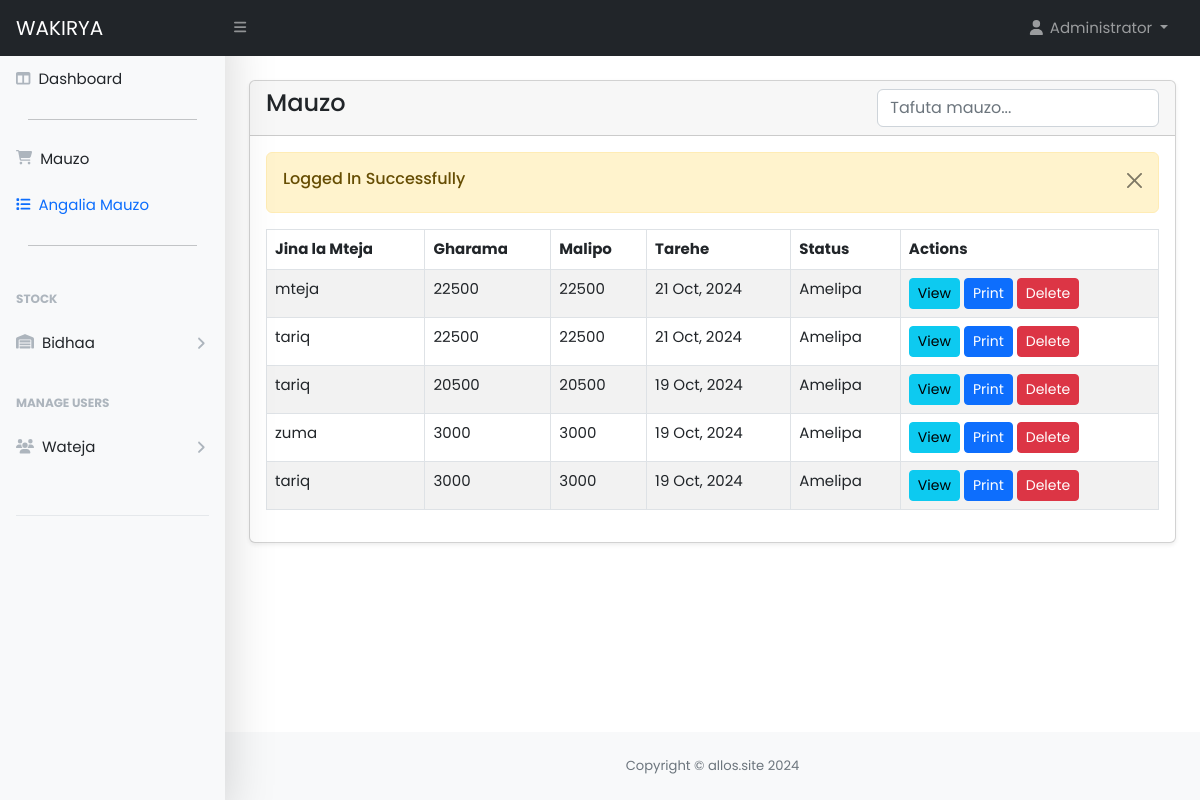
The page /user/orders.php (signed in) on the database its author committed.
### tables this page shows
CREATE TABLE `orders` (
  `id` int(11) NOT NULL,
  `customer_id` int(11) NOT NULL,
  `tracking_no` varchar(100) NOT NULL,
  `invoice_no` varchar(100) NOT NULL,
  `destination` varchar(100) NOT NULL,
  `total_amount` varchar(100) NOT NULL,
  `paid_amount` varchar(100) DEFAULT NULL,
  `due_amount` varchar(100) DEFAULT NULL,
  `surplus_amount` varchar(100) NOT NULL,
  `loan_payment` varchar(100) NOT NULL,
  `order_date` date NOT NULL,
  `order_status` varchar(100) DEFAULT NULL,
  `comment` varchar(255) DEFAULT NULL,
  `payment_mode` varchar(100) DEFAULT NULL COMMENT 'cash, online',
  `order_placed_by_id` int(11) NOT NULL,
  `created_at` date NOT NULL DEFAULT current_timestamp()
);

CREATE TABLE `customers` (
  `id` int(11) NOT NULL,
  `name` varchar(255) NOT NULL,
  `email` varchar(255) DEFAULT NULL,
  `phone` varchar(255) DEFAULT NULL,
  `status` tinyint(1) DEFAULT 0 COMMENT '0=visible,1=hidden',
  `created_at` date NOT NULL DEFAULT current_timestamp()
);

### user/orders.php (the view, shortened to what this page needs)
<?php include('includes/header.php'); ?>
<div class="container-fluid px-4">
    <div class="card mt-4 shadow-sm">
        <div class="card-header">
            <div class="row">
                <div class="col-md-4">
                    <h4 class="mb-0">Mauzo</h4>
                </div>
                <div class="col-md-4 offset-md-4">
                    <input type="text" id="orderSearch" class="form-control" placeholder="Tafuta mauzo...">
                </div>
            </div>
        </div>
        <div class="card-body">
            <?php
            if (isset($_GET['date']) || isset($_GET['payment_status'])) {
                $orderDate = validate($_GET['date']);
                $paymentStatus = validate($_GET['payment_status']);
                if ($orderDate != '' && $paymentStatus == '') {
                    $query = "SELECT o.*, c.* FROM orders o, customers c
                        WHERE c.id = o.customer_id AND o.order_date='$orderDate' ORDER BY o.id DESC";
                } elseif ($orderDate == '' && $paymentStatus != '') {
                    $query = "SELECT o.*, c.* FROM orders o, customers c
                        WHERE c.id = o.customer_id AND o.payment_mode='$paymentStatus' ORDER BY o.id DESC";
                } elseif ($orderDate != '' && $paymentStatus != '') {
                    $query = "SELECT o.*, c.* FROM orders o, customers c
                        WHERE c.id = o.customer_id
                        AND o.order_date='$orderDate'
                        AND o.payment_mode='$paymentStatus' ORDER BY o.id DESC";
                } else {
                    $query = "SELECT o.*, c.* FROM orders o, customers c
                        WHERE c.id = o.customer_id ORDER BY o.id DESC";
                }
            } else {
                $query = "SELECT o.*, c.* FROM orders o, customers c
                        WHERE c.id = o.customer_id ORDER BY o.id DESC";
            }
            $orders = mysqli_query($conn, $query);
            if ($orders) {
                if (mysqli_num_rows($orders) > 0) {
            ?>
                    <table class="table table-striped table-bordered align-items-center justify-content-center" id="orderTable">
                        <thead>
                            <tr>
                                <th>Jina la Mteja</th>
                                <th>Gharama</th>
                                <th>Malipo</th>
                                <th>Tarehe</th>
                                <th>Status</th>
                                <th>Actions</th>
                            </tr>
                        </thead>
                        <tbody>
                            <?php foreach ($orders as $orderItem) : ?>
                                <tr>
                                    <td><?= $orderItem['name']; ?></td>
                                    <td><?= $orderItem['total_amount']; ?></td>
                                    <td><?= $orderItem['paid_amount']; ?></td>
                                    <td><?= date('d M, Y', strtotime($orderItem['order_date'])); ?></td>
                                    <td><?= $orderItem['order_status']; ?></td>
                                    <td>
                                        <a href="orders-view.php?track=<?= $orderItem['tracking_no']; ?>" class="btn btn-info mb-0 px-2 btn-sm">View</a>
                                        <a href="orders-view-print.php?track=<?= $orderItem['tracking_no']; ?>" class="btn btn-primary mb-0 px-2 btn-sm">Print</a>
                                        <a href="orders-delete.php?track=<?= $orderItem['tracking_no']; ?>" class="btn btn-danger mb-0 px-2 btn-sm" onclick="return confirm('Are you sure you want to delete this order?')">Delete</a>
                                    </td>
                                </tr>
                            <?php endforeach; ?>
                        </tbody>
                    </table>
            <?php
                } else {
                    echo "<h5>No Record Available</h5>";
                }
            } else {
                echo "<h5>Something Went Wrong</h5>";
            }
            ?>
        </div>
    </div>
</div>
<?php include('includes/footer.php'); ?>

### rows shown on the page
orders: customer.name "mteja", total_amount "22500", paid_amount "22500", order_date "21 Oct, 2024", order_status "Amelipa"
orders: customer.name "tariq", total_amount "22500", paid_amount "22500", order_date "21 Oct, 2024", order_status "Amelipa"
orders: customer.name "tariq", total_amount "20500", paid_amount "20500", order_date "19 Oct, 2024", order_status "Amelipa"
orders: customer.name "zuma", total_amount "3000", paid_amount "3000", order_date "19 Oct, 2024", order_status "Amelipa"
orders: customer.name "tariq", total_amount "3000", paid_amount "3000", order_date "19 Oct, 2024", order_status "Amelipa"

### other values the page prints
$_SESSION['loggedInUser']['name'] "Administrator"
$_SESSION['status'] "Logged In Successfully"
